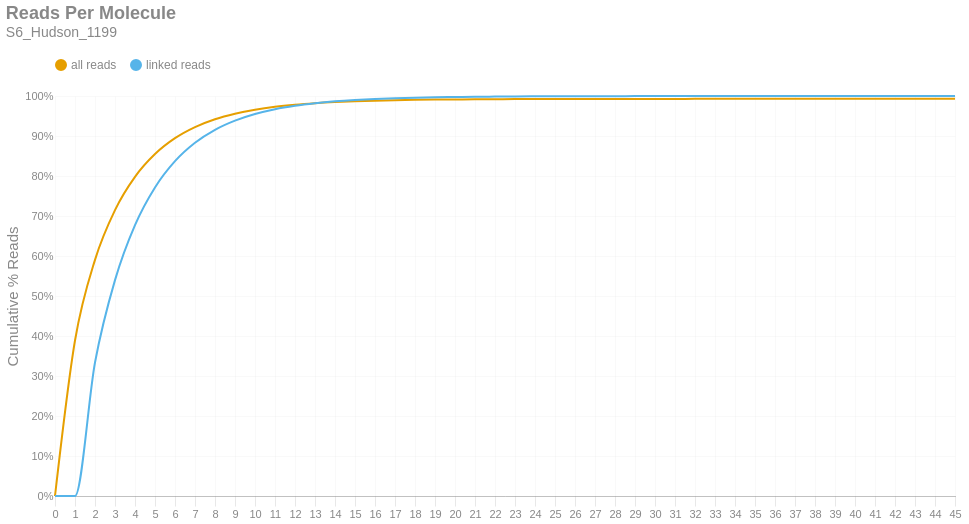

The code cell stored with this chart in its notebook:
### Markdown cell above
### Reads per Molecule
This chart shows the cumulative distribution of the number of reads per linked molecule. That is, how many alignments are associated with a unique molecule. This excludes the number of reads associated with invalid or absent linked-read barcodes. The `linked` histogram is the percentages recalculated when disregarding singletons.

### Code cell
if SKIPLR:
    print_html(f"Skipped")
else:
    counts = np.bincount(valids['reads'].cast(pl.Int64).to_numpy())
    weighted = counts * np.arange(len(counts))
    all_perc = weighted / n_reads
    linked_perc = weighted / n_linked_reads
    linked_perc[1] = 0
    binned_df = pl.DataFrame({
        'readsper': list(range(len(counts))),
        'all reads (cumsum)': np.cumsum(all_perc).tolist(),
        'linked reads (cumsum)': np.cumsum(linked_perc).tolist(),
    })

    with SafeRender(binned_df):
        (
            density_plot(binned_df, 'Reads Per Molecule', samplename, 'readspmol')
            .encode(
                x=alt.X('readsper:O', title=None).axis(labelAngle=0).scale(padding=0),
                y=alt.Y('value:Q', title='Cumulative % Reads').axis(format='%').stack(False),
                color=alt.Color("key:N").scale(domain=["all reads", "linked reads"]),
                tooltip=[
                    alt.Tooltip("key:N", title="Data Type"),
                    alt.Tooltip("readsper:O", title="Reads Per Molecule"),
                    alt.Tooltip("value:Q", format=".2%", title="% Reads (Cum.)")
                ]            
            )
        ).display()

### Figure 1 — Vega-Lite specification as saved in the notebook (floating-point values rounded to 4 significant figures)
{"width": "container", "height": 400, "config": {"title": {"anchor": "start", "dy": -15, "fontSize": 18, "color": "#888888", "subtitleColor": "#888888", "subtitleFontSize": 14}, "arc": {"fill": "#0072B2"}, "axis": {"domainColor": "#888888", "domainWidth": 0.5, "gridWidth": 0.2, "grid": false, "titleFontWeight": 400, "titleFontSize": 15, "labelFontSize": 11, "labelColor": "#888888", "tickColor": "#888888", "tickWidth": 0.2, "titleColor": "#888888"}, "axisBand": {"grid": false}, "axisX": {"grid": true, "tickSize": 10, "domainCap": "round"}, "axisY": {"domain": false, "grid": true, "tickSize": 0, "domainCap": "round"}, "background": "transparent", "header": {"labelFontSize": 15, "labelColor": "#888888", "titleFontSize": 15, "titleFontWeight": 600, "titleColor": "#888888"}, "legend": {"labelFont": "sans-serif", "labelFontSize": 12, "labelColor": "#888888", "symbolSize": 100, "symbolType": "circle", "titleFontSize": 12, "titlePadding": 10, "titleColor": "#888888", "title": null, "orient": "top"}, "range": {"category": ["#E69F00", "#56B4E9", "#009E73", "#F0E442", "#0072B2", "#D55E00", "#CC79A7", "#000000"], "diverging": ["#cfe8f3", "#a2d4ec", "#73bfe2", "#46abdb", "#1696d2", "#12719e"]}, "area": {"fill": "#0072B2", "fillOpacity": 0.7, "line": true, "strokeOpacity": 0.7}, "line": {"color": "#0072B2", "stroke": "#0072B2", "strokeWidth": 2}, "trail": {"color": "#0072B2", "stroke": "#0072B2", "strokeWidth": 0, "size": 1}, "point": {"filled": true, "fillOpacity": 1.0, "size": 95}, "text": {"color": "#888888", "fontSize": 11, "align": "right", "fontWeight": 400, "size": 11}, "bar": {"fill": "#0072B2", "stroke": null}, "view": {"stroke": null, "continuousWidth": 660, "continuousHeight": 400}}, "data": {"name": "data-d8646e7e9ee3248e2f11fca8f5bd8bfd"}, "mark": {"type": "line", "interpolate": "monotone", "point": {"opacity": 0, "size": 275}}, "encoding": {"color": {"field": "key", "scale": {"domain": ["all reads", "linked reads"]}, "type": "nominal"}, "tooltip": [{"field": "key", "title": "Data Type", "type": "nominal"}, {"field": "readsper", "title": "Reads Per Molecule", "type": "ordinal"}, {"field": "value", "format": ".2%", "title": "% Reads (Cum.)", "type": "quantitative"}], "x": {"axis": {"labelAngle": 0}, "field": "readsper", "scale": {"padding": 0}, "title": null, "type": "ordinal"}, "y": {"axis": {"format": "%"}, "field": "value", "stack": false, "title": "Cumulative % Reads", "type": "quantitative"}}, "params": [{"name": "param_c36ac31b6afebe62", "select": {"type": "point", "fields": ["key"]}, "bind": "legend"}], "title": {"text": "Reads Per Molecule", "subtitle": "S6_Hudson_1199"}, "transform": [{"fold": ["all reads (cumsum)", "linked reads (cumsum)"]}, {"calculate": "replace(datum.key, ' (cumsum)', '')", "as": "key"}, {"filter": {"param": "param_c36ac31b6afebe62"}}], "usermeta": {"embedOptions": {"downloadFileName": "S6_Hudson_1199.readspmol"}}, "$schema": "https://vega.github.io/schema/vega-lite/v6.1.0.json", "datasets": {"data-d8646e7e9ee3248e2f11fca8f5bd8bfd": [{"readsper": 0, "all reads (cumsum)": 0.0, "linked reads (cumsum)": 0.0}, {"readsper": 1, "all reads (cumsum)": 0.3888, "linked reads (cumsum)": 0.0}, {"readsper": 2, "all reads (cumsum)": 0.5904, "linked reads (cumsum)": 0.3337}, {"readsper": 3, "all reads (cumsum)": 0.7148, "linked reads (cumsum)": 0.5396}, {"readsper": 4, "all reads (cumsum)": 0.7979, "linked reads (cumsum)": 0.6772}, {"readsper": 5, "all reads (cumsum)": 0.8548, "linked reads (cumsum)": 0.7714}, {"readsper": 6, "all reads (cumsum)": 0.8945, "linked reads (cumsum)": 0.8371}, {"readsper": 7, "all reads (cumsum)": 0.9223, "linked reads (cumsum)": 0.883}, {"readsper": 8, "all reads (cumsum)": 0.9419, "linked reads (cumsum)": 0.9155}, {"readsper": 9, "all reads (cumsum)": 0.9557, "linked reads (cumsum)": 0.9384}, {"readsper": 10, "all reads (cumsum)": 0.9657, "linked reads (cumsum)": 0.955}, {"readsper": 11, "all reads (cumsum)": 0.973, "linked reads (cumsum)": 0.9671}, {"readsper": 12, "all reads (cumsum)": 0.9782, "linked reads (cumsum)": 0.9757}, {"readsper": 13, "all reads (cumsum)": 0.982, "linked reads (cumsum)": 0.9819}, {"readsper": 14, "all reads (cumsum)": 0.9848, "linked reads (cumsum)": 0.9866}, {"readsper": 15, "all reads (cumsum)": 0.9869, "linked reads (cumsum)": 0.99}, {"readsper": 16, "all reads (cumsum)": 0.9884, "linked reads (cumsum)": 0.9925}, {"readsper": 17, "all reads (cumsum)": 0.9895, "linked reads (cumsum)": 0.9943}, {"readsper": 18, "all reads (cumsum)": 0.9903, "linked reads (cumsum)": 0.9957}, {"readsper": 19, "all reads (cumsum)": 0.991, "linked reads (cumsum)": 0.9967}, {"readsper": 20, "all reads (cumsum)": 0.9914, "linked reads (cumsum)": 0.9974}, {"readsper": 21, "all reads (cumsum)": 0.9918, "linked reads (cumsum)": 0.9981}, {"readsper": 22, "all reads (cumsum)": 0.992, "linked reads (cumsum)": 0.9985}, {"readsper": 23, "all reads (cumsum)": 0.9923, "linked reads (cumsum)": 0.9989}, {"readsper": 24, "all reads (cumsum)": 0.9924, "linked reads (cumsum)": 0.9991}, {"readsper": 25, "all reads (cumsum)": 0.9925, "linked reads (cumsum)": 0.9993}, {"readsper": 26, "all reads (cumsum)": 0.9926, "linked reads (cumsum)": 0.9995}, {"readsper": 27, "all reads (cumsum)": 0.9926, "linked reads (cumsum)": 0.9995}, {"readsper": 28, "all reads (cumsum)": 0.9927, "linked reads (cumsum)": 0.9996}, {"readsper": 29, "all reads (cumsum)": 0.9927, "linked reads (cumsum)": 0.9997}, {"readsper": 30, "all reads (cumsum)": 0.9928, "linked reads (cumsum)": 0.9998}, {"readsper": 31, "all reads (cumsum)": 0.9928, "linked reads (cumsum)": 0.9998}, {"readsper": 32, "all reads (cumsum)": 0.9928, "linked reads (cumsum)": 0.9998}, {"readsper": 33, "all reads (cumsum)": 0.9929, "linked reads (cumsum)": 0.9999}, {"readsper": 34, "all reads (cumsum)": 0.9929, "linked reads (cumsum)": 0.9999}, {"readsper": 35, "all reads (cumsum)": 0.9929, "linked reads (cumsum)": 0.9999}, {"readsper": 36, "all reads (cumsum)": 0.9929, "linked reads (cumsum)": 0.9999}, {"readsper": 37, "all reads (cumsum)": 0.9929, "linked reads (cumsum)": 1.0}, {"readsper": 38, "all reads (cumsum)": 0.9929, "linked reads (cumsum)": 1.0}, {"readsper": 39, "all reads (cumsum)": 0.9929, "linked reads (cumsum)": 1.0}, {"readsper": 40, "all reads (cumsum)": 0.9929, "linked reads (cumsum)": 1.0}, {"readsper": 41, "all reads (cumsum)": 0.9929, "linked reads (cumsum)": 1.0}, {"readsper": 42, "all reads (cumsum)": 0.9929, "linked reads (cumsum)": 1.0}, {"readsper": 43, "all reads (cumsum)": 0.9929, "linked reads (cumsum)": 1.0}, {"readsper": 44, "all reads (cumsum)": 0.9929, "linked reads (cumsum)": 1.0}, {"readsper": 45, "all reads (cumsum)": 0.9929, "linked reads (cumsum)": 1.0}]}}
